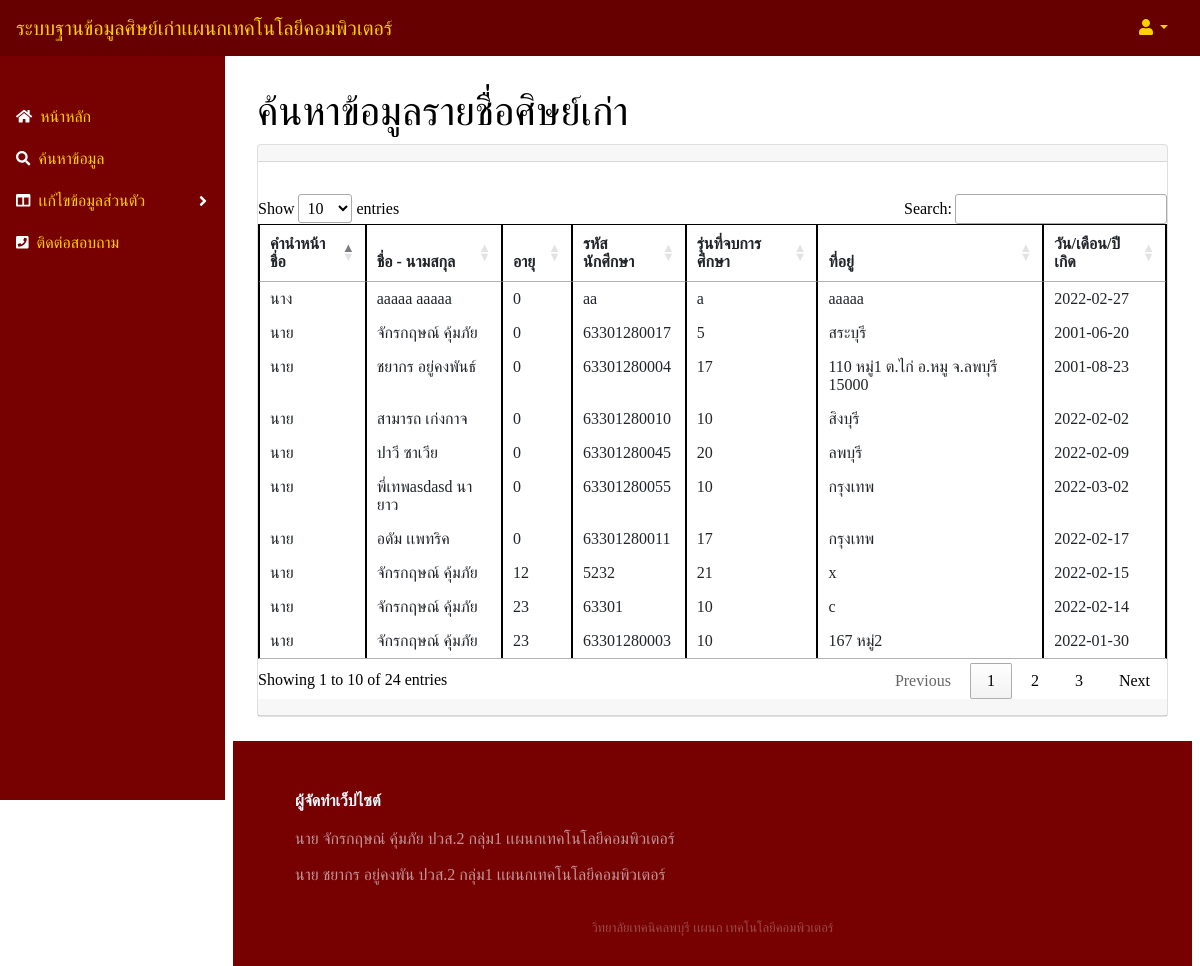
Screenshot of /search.php with the database file from the repository.
### tables this page shows
CREATE TABLE `usersfew` (
  `id` int(10) NOT NULL,
  `username` varchar(255) NOT NULL,
  `password` varchar(255) NOT NULL,
  `email` varchar(255) NOT NULL,
  `std_id` varchar(255) NOT NULL,
  `titlename` varchar(255) NOT NULL,
  `firstname` varchar(255) NOT NULL,
  `lastname` varchar(255) NOT NULL,
  `address` varchar(255) NOT NULL,
  `gen` varchar(255) NOT NULL,
  `job` varchar(255) NOT NULL,
  `img` varchar(255) NOT NULL,
  `birthday` varchar(255) NOT NULL,
  `age` int(10) NOT NULL,
  `urole` varchar(255) NOT NULL,
  `create_at` timestamp NOT NULL DEFAULT current_timestamp()
);

### search.php (the view, shortened to what this page needs)
<?php
    require_once 'config/db.php';
?>
<!DOCTYPE html>
<html lang="en">
    <head>
        <link href="https://cdn.jsdelivr.net/npm/simple-datatables@latest/dist/style.css" rel="stylesheet" />
        <link href="styleuserlogin.css" rel="stylesheet" />
        <link rel="stylesheet" href="https://cdn.datatables.net/1.11.4/css/jquery.dataTables.min.css">
    </head>
    <body class="sb-nav-fixed">
        <nav class="sb-topnav navbar navbar-expand sb-sidenav-light1">
            <a class="navbar-brand ps-3" href="">ระบบฐานข้อมูลศิษย์เก่าเเผนกเทคโนโลยีคอมพิวเตอร์</a>
            <ul class="navbar-nav ms-auto ms-md-0 me-3 me-lg-4">
                <li class="nav-item dropdown">
                    <a class="nav-link dropdown-toggle" id="navbarDropdown" href="#" role="button" data-bs-toggle="dropdown" aria-expanded="false">
                        <i class="fas fa-user fa-fw"></i></a>
                </li>
            </ul>
        </nav>
        <div id="layoutSidenav">
            <div id="layoutSidenav_nav">
                <nav class="sb-sidenav accordion sb-sidenav-light" id="sidenavAccordion">
                    <div class="sb-sidenav-menu">
                        <div class="nav">
                            <div class="sb-sidenav-menu-heading"></div>
                            <a class="nav-link" href="index.php">
                                <div class="sb-nav-link-icon"><i class="fa fa-home"></i></div>
                                หน้าหลัก
                            </a>
                            <a class="nav-link" href="search.php">
                                <div class="sb-nav-link-icon"><i class="fa fa-search"></i></div>
                                ค้นหาข้อมูล
                            </a>
                            <a class="nav-link collapsed" href="#" data-bs-toggle="collapse" data-bs-target="#collapseLayouts" aria-expanded="false" aria-controls="collapseLayouts">
                                <div class="sb-nav-link-icon"><i class="fas fa-columns"></i></div>
                                เเก้ไขข้อมูลส่วนตัว
                                <div class="sb-sidenav-collapse-arrow"><i class="fas fa-angle-down"></i></div>
                            </a>
                            <a class="nav-link" href="https://web.facebook.com/Softwarelopburi/">
                                <div class="sb-nav-link-icon"><i class="fa fa-phone-square"></i></div>
                                ติดต่อสอบถาม
                            </a>
                        </div>
                    </div>
                </nav>
            </div>
            <div id="layoutSidenav_content">
                <main>
                    <div class="container-fluid px-4">
                        <h1 class="mt-4">ค้นหาข้อมูลรายชื่อศิษย์เก่า</h1>
                        <div class="card mb-4">
                            <div class="card-header"></div>
                            <table id="myTable" class="table table-hover table-bordered">
                            <div class="card-body">
                            <thead>
                                    <th>คำนำหน้าชื่อ</th>
                                    <th>ชื่อ - นามสกุล</th>
                                    <th>อายุ</th>
                                    <th>รหัสนักศึกษา</th>
                                    <th>รุ่นที่จบการศึกษา</th>
                                    <th>ที่อยู่</th>
                                    <th>วัน/เดือน/ปีเกิด</th>
                                </thead>
                                <tbody>
                                <?php
                                    $stmt = $conn->query("SELECT * FROM usersfew WHERE urole = 'user'");
                                    $stmt->execute();
                                    $users = $stmt->fetchAll();
                                    foreach($users as $user) {
                                ?>
                                    <tr>
                                        <td><?php echo $user['titlename'] ?></td>
                                        <td><?php echo $user['firstname']. ' ' . $user['lastname']?></td>
                                        <td><?php echo $user['age'] ?></td>
                                        <td><?php echo $user['std_id'] ?></td>
                                        <td><?php echo $user['gen'] ?></td>
                                        <td><?php echo $user['address'] ?></td>
                                        <td><?php echo $user['birthday'] ?></td>
                                    </tr>
                                <?php
                                    }
                                ?>
                                    </tbody>
                                </table>
                                <div class="card-header"></div>
                            </div>
                        </div>
                        <div class="footer-dark">
        <footer>
            <div class="container">
                <div class="row">
                    <div class="col-md-6 item text">
                        <h3>ผู้จัดทำเว็ปไซต์</h3>
                        <p>นาย จักรกฤษณ๋ คุ้มภัย ปวส.2 กลุ่ม1 เเผนกเทคโนโลยีคอมพิวเตอร์</p><br>
                        <p>นาย ชยากร อยู่คงพัน ปวส.2 กลุ่ม1 เเผนกเทคโนโลยีคอมพิวเตอร์</p>
                    </div>
                </div>
                <p class="copyright">วิทยาลัยเทคนิคลพบุรี เเผนก เทคโนโลยีคอมพิวเตอร์</p>
            </div>
        </footer>
    </div>
                    </div>
            </div>
    </body>
</html>

### rows the page displays
usersfew: titlename "นาย", firstname "จักรกฤษณ์", lastname "คุ้มภัย", age "0", std "63301280017", gen "5", address "สระบุรี", birthday "2001-06-20"
usersfew: titlename "นาย", firstname "ชยากร", lastname "อยู่คงพันธ์", age "0", std "63301280004", gen "17", address "110 หมู่1 ต.ไก่ อ.หมู จ.ลพบุรี 15000", birthday "2001-08-23"
usersfew: titlename "นาย", firstname "สามารถ", lastname "เก่งกาจ", age "0", std "63301280010", gen "10", address "สิงบุรี", birthday "2022-02-02"
usersfew: titlename "นาย", firstname "ปาวี", lastname "ซาเวีย", age "0", std "63301280045", gen "20", address "ลพบุรี", birthday "2022-02-09"
usersfew: titlename "นาย", firstname "พี่เทพasdasd", lastname "นายาว", age "0", std "63301280055", gen "10", address "กรุงเทพ", birthday "2022-03-02"
usersfew: titlename "นาย", firstname "อดัม", lastname "เเพทริค", age "0", std "63301280011", gen "17", address "กรุงเทพ", birthday "2022-02-17"
usersfew: titlename "นาย", firstname "จักรกฤษณ์", lastname "คุ้มภัย", age "12", std "5232", gen "21", address "x", birthday "2022-02-15"
usersfew: titlename "นาย", firstname "จักรกฤษณ์", lastname "คุ้มภัย", age "23", std "63301", gen "10", address "c", birthday "2022-02-14"
usersfew: titlename "นาย", firstname "จักรกฤษณ์", lastname "คุ้มภัย", age "23", std "63301280003", gen "10", address "167 หมู่2", birthday "2022-01-30"
usersfew: titlename "นาง", firstname "aaaaa", lastname "aaaaa", age "0", std "aa", gen "a", address "aaaaa", birthday "2022-02-27"
